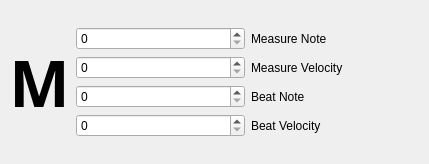
<ui version="4.0" >
 <author></author>
 <comment></comment>
 <exportmacro></exportmacro>
 <class>MetronomBase</class>
 <widget class="QDialog" name="MetronomBase" >
  <property name="geometry" >
   <rect>
    <x>0</x>
    <y>0</y>
    <width>429</width>
    <height>164</height>
   </rect>
  </property>
  <property name="sizePolicy" >
   <sizepolicy>
    <hsizetype>3</hsizetype>
    <vsizetype>5</vsizetype>
    <horstretch>0</horstretch>
    <verstretch>0</verstretch>
   </sizepolicy>
  </property>
  <property name="windowTitle" >
   <string>MusE:  Midi Metronome</string>
  </property>
  <layout class="QVBoxLayout" >
   <property name="margin" >
    <number>9</number>
   </property>
   <property name="spacing" >
    <number>6</number>
   </property>
   <item>
    <layout class="QHBoxLayout" >
     <property name="margin" >
      <number>0</number>
     </property>
     <property name="spacing" >
      <number>6</number>
     </property>
     <item>
      <widget class="QLabel" name="label" >
       <property name="sizePolicy" >
        <sizepolicy>
         <hsizetype>0</hsizetype>
         <vsizetype>0</vsizetype>
         <horstretch>0</horstretch>
         <verstretch>0</verstretch>
        </sizepolicy>
       </property>
       <property name="font" >
        <font>
         <family>ZappedChancellor</family>
         <pointsize>48</pointsize>
         <weight>75</weight>
         <italic>false</italic>
         <bold>true</bold>
         <underline>false</underline>
         <strikeout>false</strikeout>
        </font>
       </property>
       <property name="toolTip" >
        <string>Metronome</string>
       </property>
       <property name="whatsThis" >
        <string>Metronome</string>
       </property>
       <property name="text" >
        <string>M</string>
       </property>
       <property name="alignment" >
        <set>Qt::AlignCenter</set>
       </property>
      </widget>
     </item>
     <item>
      <layout class="QGridLayout" >
       <property name="margin" >
        <number>0</number>
       </property>
       <property name="spacing" >
        <number>6</number>
       </property>
       <item row="0" column="1" >
        <widget class="QLabel" name="TextLabel1" >
         <property name="text" >
          <string>Measure Note</string>
         </property>
        </widget>
       </item>
       <item row="1" column="1" >
        <widget class="QLabel" name="TextLabel2" >
         <property name="text" >
          <string>Measure Velocity</string>
         </property>
        </widget>
       </item>
       <item row="3" column="1" >
        <widget class="QLabel" name="TextLabel4" >
         <property name="text" >
          <string>Beat Velocity</string>
         </property>
        </widget>
       </item>
       <item row="2" column="1" >
        <widget class="QLabel" name="TextLabel3" >
         <property name="text" >
          <string>Beat Note</string>
         </property>
        </widget>
       </item>
       <item row="2" column="0" >
        <widget class="QSpinBox" name="beatNote" >
         <property name="maximum" >
          <number>127</number>
         </property>
        </widget>
       </item>
       <item row="1" column="0" >
        <widget class="QSpinBox" name="measureVelocity" >
         <property name="maximum" >
          <number>127</number>
         </property>
        </widget>
       </item>
       <item row="0" column="0" >
        <widget class="QSpinBox" name="measureNote" >
         <property name="maximum" >
          <number>127</number>
         </property>
        </widget>
       </item>
       <item row="3" column="0" >
        <widget class="QSpinBox" name="beatVelocity" >
         <property name="maximum" >
          <number>127</number>
         </property>
        </widget>
       </item>
      </layout>
     </item>
    </layout>
   </item>
  </layout>
 </widget>
 <layoutdefault spacing="6" margin="11" />
 <pixmapfunction>qPixmapFromMimeSource</pixmapfunction>
 <resources/>
 <connections/>
</ui>
